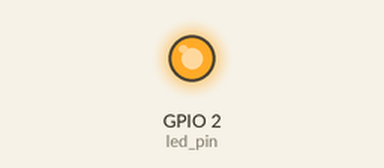
The sketch below on a simulated ESP32. Parts: output pins drawn as LEDs (lit = HIGH).

Above: at 0.16 s.
At 39.7 s:
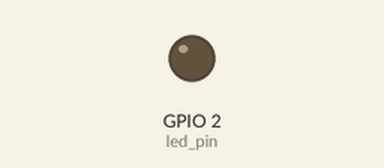
Timing chart, 0 to 40.3 s (numbered marks = the images above):
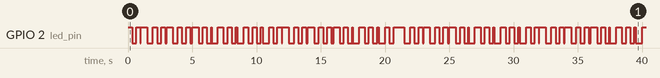

The sketch:

FreeRTOS_Lesson2.ino
```cpp
/**
 *  Digi-Key FreeRTOS Course Lesson 2
 *
 *  Toggles LED at different rates using separate tasks.
 *
 */

// Use only core 1 for demo purposes
#if CONFIG_FREERTOS_UNICORE
static const BaseType_t app_cpu = 0;
#else
static const BaseType_t app_cpu = 1;
#endif

static const int led_pin = LED_BUILTIN;

// Our task: Blink an LED slow
void toggleLED_1(void* parameter){
  while(1){
    digitalWrite(led_pin, HIGH);
    vTaskDelay(500 / portTICK_PERIOD_MS);
    digitalWrite(led_pin, LOW);
    vTaskDelay(500 / portTICK_PERIOD_MS);
  }
}

// Our task: Blink an LED fast
void toggleLED_2(void* parameter){
  while(1){
    digitalWrite(led_pin, HIGH);
    vTaskDelay(323 / portTICK_PERIOD_MS);
    digitalWrite(led_pin, LOW);
    vTaskDelay(323 / portTICK_PERIOD_MS);
  }
}

void setup() {
  // Configure pin
  pinMode(led_pin, OUTPUT);

  // Task to run forever
  xTaskCreatePinnedToCore(  // Use xTaskCreate() in vanilla FreeRTOS
              toggleLED_1,    // Function to be called
              "Toggle 1", // Name of task
              1024,         // Stack size (bytes in ESP32, words in FreeRTOS)
              NULL,         // Parameter to pass to function
              1,            // Task priority ( 0 to configMAX_PRIORITIES - 1)
              NULL,         // Task handle
              app_cpu);     // Run on one core for demo purposes (ESP32 only)


  // Task to run forever
  xTaskCreatePinnedToCore(  // Use xTaskCreate() in vanilla FreeRTOS
              toggleLED_2,    // Function to be called
              "Toggle 2", // Name of task
              1024,         // Stack size (bytes in ESP32, words in FreeRTOS)
              NULL,         // Parameter to pass to function
              1,            // Task priority ( 0 to configMAX_PRIORITIES - 1)
              NULL,         // Task handle
              app_cpu);     // Run on one core for demo purposes (ESP32 only)

  // If this was FreeRTOS, you'd want to call VTaskStartScheduler() in main after setting up your tasks
}

void loop() {
  // put your main code here, to run repeatedly:

}
```

Measured:
- by itself, GPIO 2 (led_pin): moves between LOW and HIGH, repeating every 31.0 s
- by itself, everything shown: repeats every 11.0 s, in 34 steps
